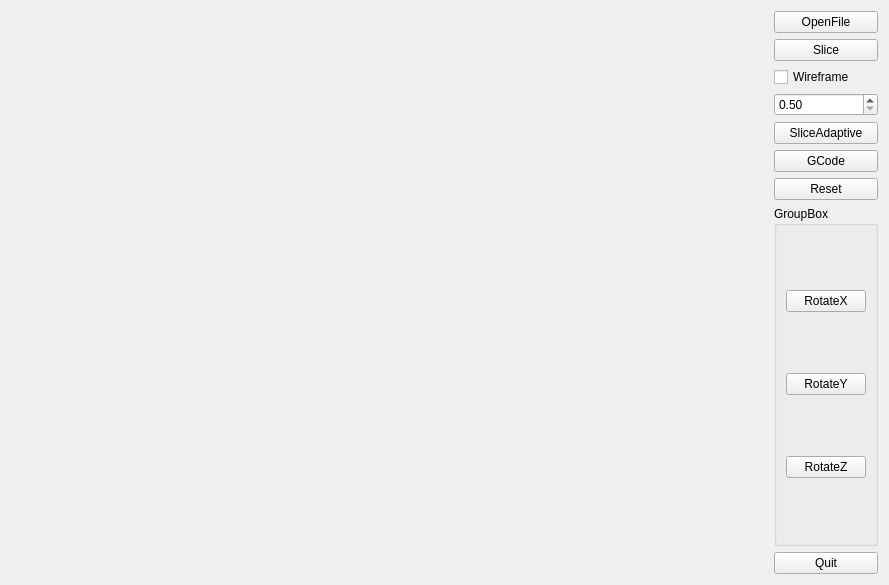
<?xml version="1.0" encoding="UTF-8"?>
<ui version="4.0">
 <class>Widget</class>
 <widget class="QWidget" name="Widget">
  <property name="geometry">
   <rect>
    <x>0</x>
    <y>0</y>
    <width>889</width>
    <height>585</height>
   </rect>
  </property>
  <property name="windowTitle">
   <string>Slicer TurboMaxHiTechProSpeedUpUltraHighMegaUltra Remastered HD Collection Championship Edition Featuring Dante &amp; Knuckles from Devil May Cry series, with new Funky Mode</string>
  </property>
  <layout class="QHBoxLayout" name="horizontalLayout">
   <item>
    <widget class="GLWidget" name="widget" native="true">
     <property name="sizePolicy">
      <sizepolicy hsizetype="Expanding" vsizetype="Preferred">
       <horstretch>0</horstretch>
       <verstretch>0</verstretch>
      </sizepolicy>
     </property>
    </widget>
   </item>
   <item>
    <layout class="QVBoxLayout" name="verticalLayout">
     <item>
      <widget class="QPushButton" name="pushButton_2">
       <property name="text">
        <string>OpenFile</string>
       </property>
      </widget>
     </item>
     <item>
      <widget class="QPushButton" name="SliceAuto">
       <property name="text">
        <string>Slice</string>
       </property>
      </widget>
     </item>
     <item>
      <widget class="QCheckBox" name="checkBox">
       <property name="text">
        <string>Wireframe</string>
       </property>
      </widget>
     </item>
     <item>
      <widget class="QDoubleSpinBox" name="SliceAdaptiveSpinBox">
       <property name="minimum">
        <double>0.500000000000000</double>
       </property>
       <property name="maximum">
        <double>1.000000000000000</double>
       </property>
       <property name="singleStep">
        <double>0.050000000000000</double>
       </property>
       <property name="value">
        <double>0.500000000000000</double>
       </property>
      </widget>
     </item>
     <item>
      <widget class="QPushButton" name="SliceAdaptive">
       <property name="text">
        <string>SliceAdaptive</string>
       </property>
      </widget>
     </item>
     <item>
      <widget class="QPushButton" name="saveGCode">
       <property name="text">
        <string>GCode</string>
       </property>
      </widget>
     </item>
     <item>
      <widget class="QPushButton" name="ResetButton">
       <property name="text">
        <string>Reset</string>
       </property>
      </widget>
     </item>
     <item>
      <layout class="QVBoxLayout" name="messageLayout"/>
     </item>
     <item>
      <widget class="QGroupBox" name="groupBox">
       <property name="title">
        <string>GroupBox</string>
       </property>
       <layout class="QVBoxLayout" name="verticalLayout_2">
        <item>
         <widget class="QPushButton" name="RotateX">
          <property name="text">
           <string>RotateX</string>
          </property>
         </widget>
        </item>
        <item>
         <widget class="QPushButton" name="RotateY">
          <property name="text">
           <string>RotateY</string>
          </property>
         </widget>
        </item>
        <item>
         <widget class="QPushButton" name="RotateZ">
          <property name="text">
           <string>RotateZ</string>
          </property>
         </widget>
        </item>
       </layout>
      </widget>
     </item>
     <item>
      <widget class="QPushButton" name="pushButton">
       <property name="text">
        <string>Quit</string>
       </property>
      </widget>
     </item>
    </layout>
   </item>
  </layout>
 </widget>
 <customwidgets>
  <customwidget>
   <class>GLWidget</class>
   <extends>QWidget</extends>
   <header>glwidget.h</header>
   <container>1</container>
  </customwidget>
 </customwidgets>
 <resources/>
 <connections>
  <connection>
   <sender>pushButton</sender>
   <signal>clicked()</signal>
   <receiver>Widget</receiver>
   <slot>close()</slot>
   <hints>
    <hint type="sourcelabel">
     <x>558</x>
     <y>345</y>
    </hint>
    <hint type="destinationlabel">
     <x>599</x>
     <y>152</y>
    </hint>
   </hints>
  </connection>
 </connections>
</ui>
